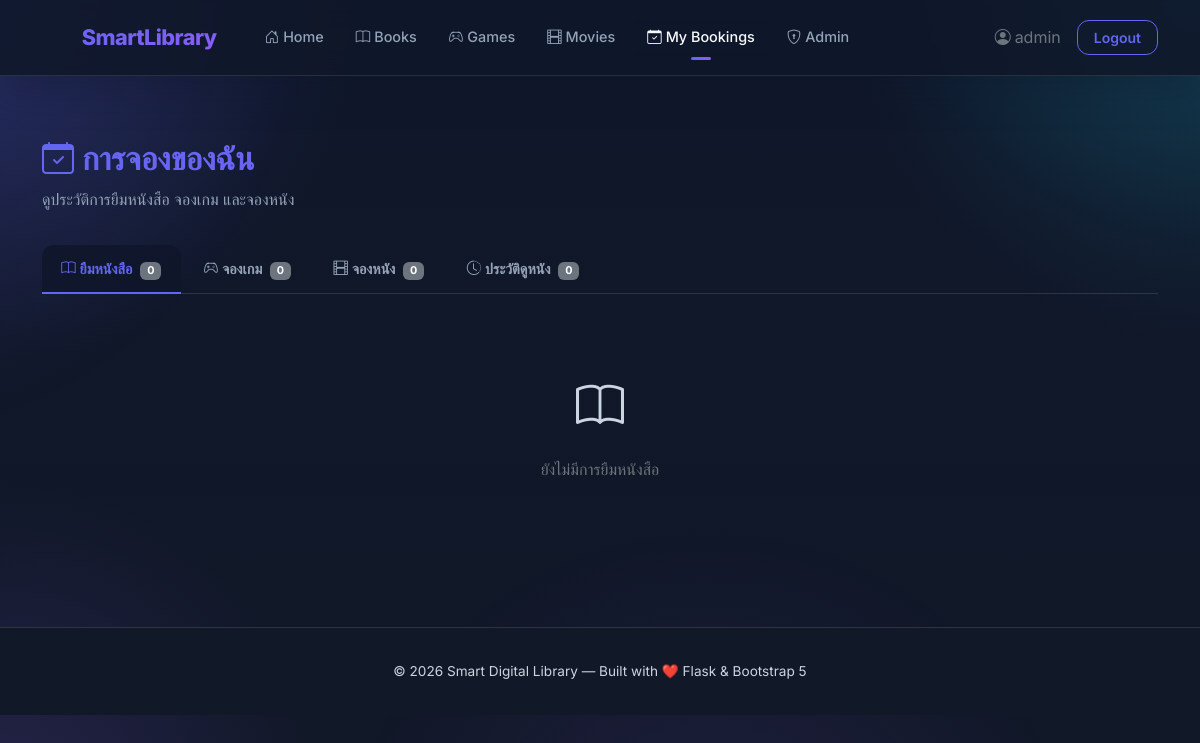
/my-bookings (signed in), run on an earlier commit of the app's database.
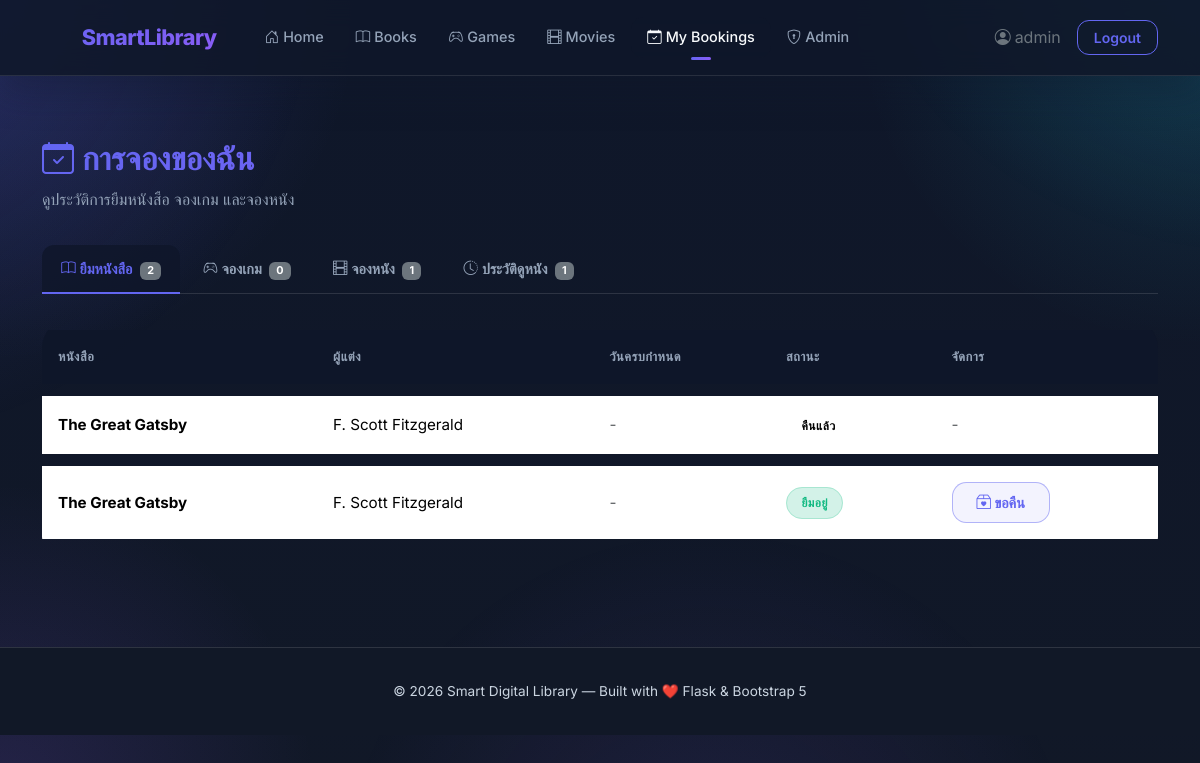
And on a later commit of the database.
### tables this page shows
CREATE TABLE borrow_requests (
            id INTEGER PRIMARY KEY AUTOINCREMENT,
            user_id INTEGER NOT NULL,
            book_id INTEGER NOT NULL,
            status TEXT NOT NULL DEFAULT 'pending',
            created_at DATETIME DEFAULT CURRENT_TIMESTAMP,
            updated_at DATETIME DEFAULT CURRENT_TIMESTAMP, borrow_days INTEGER DEFAULT 7, due_date DATETIME, return_requested INTEGER DEFAULT 0, returned_at DATETIME, approved_return INTEGER DEFAULT 0,
            FOREIGN KEY (user_id) REFERENCES users(id),
            FOREIGN KEY (book_id) REFERENCES books(id)
        );

CREATE TABLE books (
            id INTEGER PRIMARY KEY AUTOINCREMENT,
            title TEXT NOT NULL,
            author TEXT NOT NULL,
            category TEXT NOT NULL,
            description TEXT,
            cover_image TEXT,
            copies INTEGER NOT NULL DEFAULT 1,
            created_at DATETIME DEFAULT CURRENT_TIMESTAMP
        );

### app.py (the view)
    @app.route('/my-bookings')
    def my_bookings():
        if 'user_id' not in session:
            from flask import flash, redirect, url_for
            flash('กรุณาเข้าสู่ระบบก่อน', 'warning')
            return redirect(url_for('auth.login'))
        db = get_db()
        uid = session['user_id']
        borrows = db.execute('''
            SELECT br.*, b.title, b.author FROM borrow_requests br
            JOIN books b ON b.id=br.book_id WHERE br.user_id=?
            ORDER BY br.created_at DESC
        ''', (uid,)).fetchall()
        game_bks = db.execute('''
            SELECT gb.*, g.name as game_name, t.name as table_name
            FROM game_bookings gb JOIN games g ON g.id=gb.game_id
            JOIN tables t ON t.id=gb.table_id WHERE gb.user_id=?
            ORDER BY gb.created_at DESC
        ''', (uid,)).fetchall()
        movie_bks = db.execute('''
            SELECT mb.*, m.title as movie_title, r.name as room_name, m.duration_minutes
            FROM movie_bookings mb JOIN movies m ON m.id=mb.movie_id
            JOIN rooms r ON r.id=mb.room_id WHERE mb.user_id=?
            ORDER BY mb.created_at DESC
        ''', (uid,)).fetchall()
        watch_hist = db.execute('''
            SELECT wh.*, m.title, m.genre FROM watch_history wh
            JOIN movies m ON m.id=wh.movie_id WHERE wh.user_id=?
            ORDER BY wh.watched_at DESC
        ''', (uid,)).fetchall()
        return render_template('user/my_bookings.html', borrows=borrows,
                               game_bookings=game_bks, movie_bookings=movie_bks,
                               watch_history=watch_hist)

### templates/user/my_bookings.html (shortened to what this page needs)
{% extends "base.html" %}
{% block content %}
<div class="page-header">
    <h1><i class="bi bi-calendar-check me-2"></i>การจองของฉัน</h1>
    <p>ดูประวัติการยืมหนังสือ จองเกม และจองหนัง</p>
</div>
<ul class="nav nav-tabs nav-tabs-custom mb-4" role="tablist">
    <li class="nav-item"><a class="nav-link active" data-bs-toggle="tab" href="#tabBorrows"><i class="bi bi-book me-1"></i>ยืมหนังสือ <span class="badge bg-secondary ms-1">{{ borrows|length }}</span></a></li>
    <li class="nav-item"><a class="nav-link" data-bs-toggle="tab" href="#tabGames"><i class="bi bi-controller me-1"></i>จองเกม <span class="badge bg-secondary ms-1">{{ game_bookings|length }}</span></a></li>
    <li class="nav-item"><a class="nav-link" data-bs-toggle="tab" href="#tabMovies"><i class="bi bi-film me-1"></i>จองหนัง <span class="badge bg-secondary ms-1">{{ movie_bookings|length }}</span></a></li>
    <li class="nav-item"><a class="nav-link" data-bs-toggle="tab" href="#tabHistory"><i class="bi bi-clock-history me-1"></i>ประวัติดูหนัง <span class="badge bg-secondary ms-1">{{ watch_history|length }}</span></a></li>
</ul>
<div class="tab-content">
    <div class="tab-pane fade show active" id="tabBorrows">
        {% if borrows %}
        <div class="table-responsive">
            <table class="table table-custom">
                <thead><tr><th>หนังสือ</th><th>ผู้แต่ง</th><th>วันครบกำหนด</th><th>สถานะ</th><th>จัดการ</th></tr></thead>
                <tbody>
                {% for b in borrows %}
                <tr>
                    <td><strong>{{ b.title }}</strong></td>
                    <td>{{ b.author }}</td>
                    <td>
                        {% if b.due_date %}
                            {% set due_date = b.due_date %}
                            {% if due_date < now_str %}
                            <span class="badge bg-danger">{{ b.due_date[:16] }}</span>
                            {% else %}
                            <span class="text-secondary">{{ b.due_date[:16] }}</span>
                            {% endif %}
                        {% else %}
                        <span class="text-muted">-</span>
                        {% endif %}
                    </td>
                    <td>
                        {% if b.status == 'pending' %}
                        <span class="badge-status badge-pending">รอการอนุมัติ</span>
                        {% elif b.status == 'approved' %}
                        <span class="badge-status badge-confirmed">ยืมอยู่</span>
                        {% elif b.status == 'return_pending' %}
                        <span class="badge-status badge-warning">รอการคืน</span>
                        {% elif b.status == 'returned' %}
                        <span class="badge-status badge-success">คืนแล้ว</span>
                        {% elif b.status == 'rejected' %}
                        <span class="badge-status badge-cancelled">ไม่อนุมัติ</span>
                        {% else %}
                        <span class="badge-status">{{ b.status }}</span>
                        {% endif %}
                    </td>
                    <td>
                        {% if b.status == 'approved' and not b.return_requested %}
                        <form method="POST" action="{{ url_for('books.request_return', borrow_id=b.id) }}" style="display:inline;">
                            <button type="submit" class="btn btn-sm btn-outline-custom" onclick="return confirm('ขอคืนหนังสือเล่มนี้?')">
                                <i class="bi bi-box2-heart"></i> ขอคืน
                            </button>
                        </form>
                        {% else %}
                        <span class="text-muted text-sm">-</span>
                        {% endif %}
                    </td>
                </tr>
                {% endfor %}
                </tbody>
            </table>
        </div>
        {% else %}
        <div class="text-center py-5"><i class="bi bi-book" style="font-size:3rem;color:var(--text-muted);"></i><p class="text-secondary mt-2">ยังไม่มีการยืมหนังสือ</p></div>
        {% endif %}
    </div>
</div>
{% endblock %}

What changed in the data, as far as the page shows it:
added borrow_requests: title "The Great Gatsby", author "F. Scott Fitzgerald", status "คืนแล้ว"
added borrow_requests: title "The Great Gatsby", author "F. Scott Fitzgerald", status "ยืมอยู่"
Also different on the page:
{{ borrows|length }}: "0" → "2"
{{ movie_bookings|length }}: "0" → "1"
{{ watch_history|length }}: "0" → "1"
text no longer shown: "ยังไม่มีการยืมหนังสือ"
text now shown: "หนังสือ ผู้แต่ง วันครบกำหนด สถานะ จัดการ"
